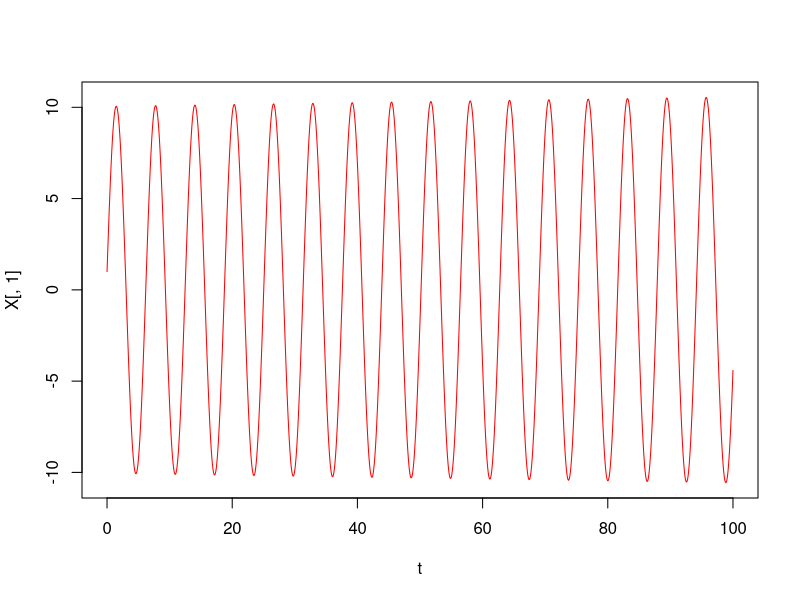
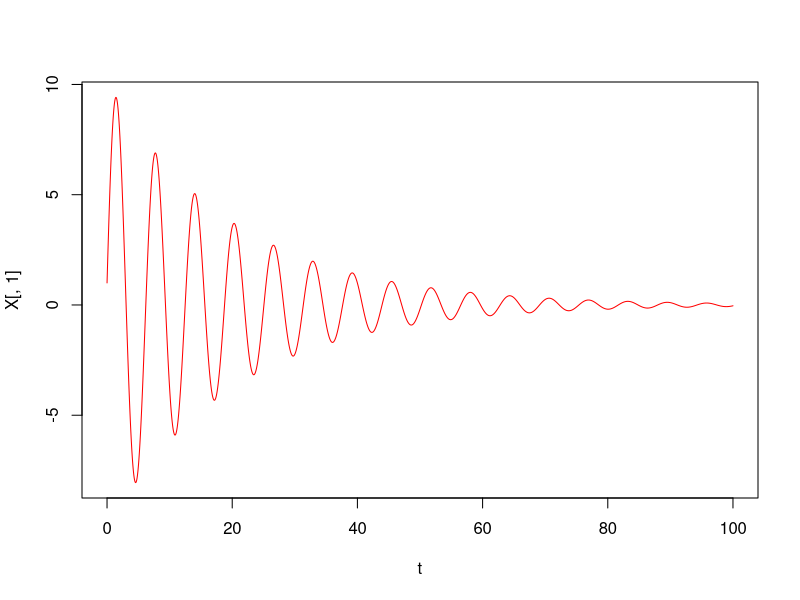
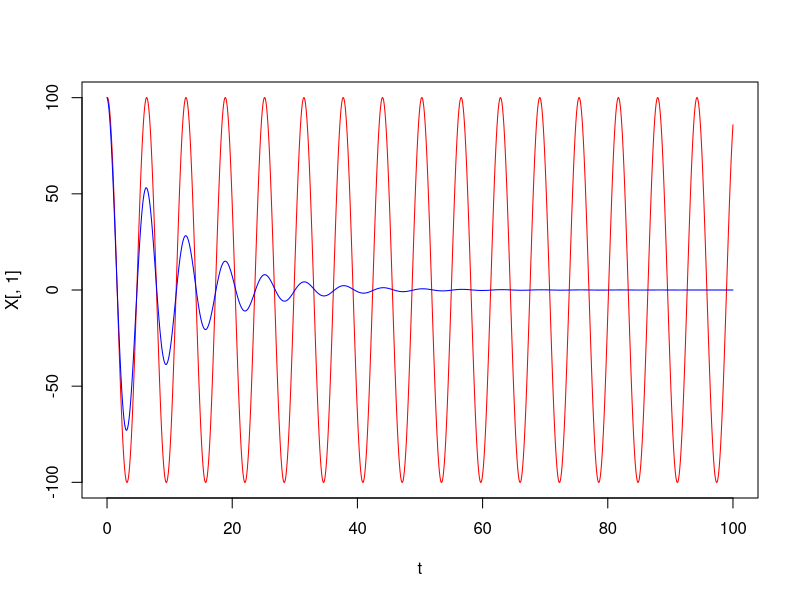
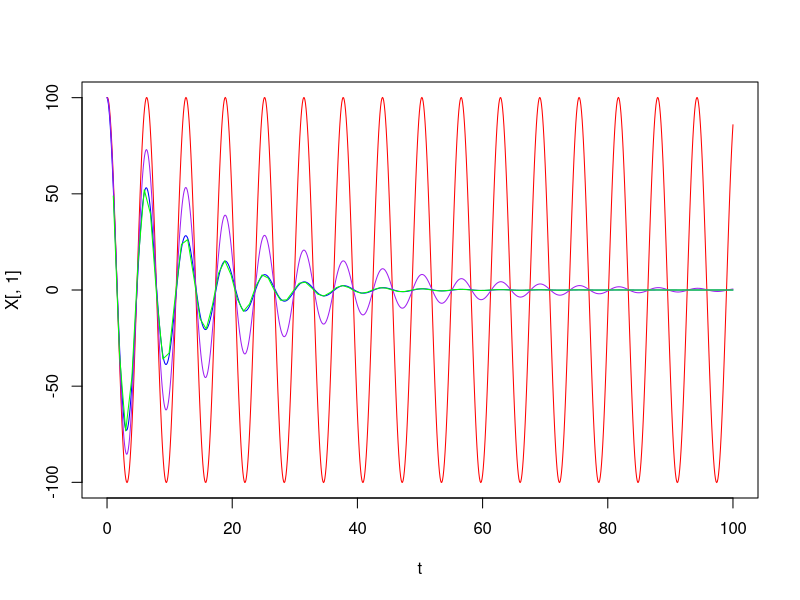

Write the R code that produced these figures, in order.
# Pružinka
# Aproximace chování natahovací pružiny.
# V takovém případě pružina kmitá sem a tam,
# přičemž její pohyb lze popsat pomocí diferenciální rovnice, která zahrnuje výchylku 
# x a rychlost v.

# Kmitání
# https://cs.wikipedia.org/wiki/Kmit%C3%A1n%C3%AD

f <- function(t, X) {
  # X <- c(X[1], X[2]) <- c(x, v)
  return(c(X[2], -X[1]))
}
euler <- function(x, y, f, h) {
  return(y+h*f(x,y))
}

tMax <- 100
n <- 100000
h <- tMax / n
t <- seq(0, tMax, h)
n <- n + 1

# Matice, kde sloupce jsou proměnné x,v a řádky jednotlivé časy
X <- matrix(0, nrow = n, ncol = 2)
X[1, 1] <- 1 # výchylka
X[1, 2] <- 10 # rychlost
for(i in 2:n) {
  X[i,] <- euler(t, X[i-1,], f, h)
}
plot(t, X[,1], col='red', type='line')


# Tlumené kmitání
# Představa: exponenciála tlumí sinus funkci
# https://cs.wikipedia.org/wiki/Tlumen%C3%A9_kmit%C3%A1n%C3%AD

f <- function(t, X) {
  # X <- c(X[1], X[2]) <- c(x, v)
  return(c(X[2], -X[1]-0.1*X[2])) # Změna v kódu zde
}
euler <- function(x, y, f, h) {
  return(y+h*f(x,y))
}

tMax <- 100
n <- 100000
h <- tMax / n
t <- seq(0, tMax, h)
n <- n + 1

# Matice, kde sloupce jsou proměnné x,v a řádky jednotlivé časy
X <- matrix(0, nrow = n, ncol = 2)
X[1, 1] <- 1 # výchylka
X[1, 2] <- 10 # rychlost
for(i in 2:n) {
  X[i,] <- euler(t, X[i-1,], f, h)
}
plot(t, X[,1], col='red', type='line')





f <- function(t, X) {
  # X <- c(X[1], X[2]) <- c(x, v)
  return(c(X[2], -X[1]-0.1*X[2])) # Změna v kódu zde
}
euler <- function(x, y, f, h) {
  return(y+h*f(x,y))
}
RK2 <- function(x, y, f, h) { # Metoda Runge-Kutta (druhého řádu)
  hhalf <- 0.5 * h
  return(y+h*f(x,y+h*f(x+hhalf,y++hhalf*f(x,y))))
}

tMax <- 100
n <- 1000
h <- tMax / n
t <- seq(0, tMax, h)
n <- n + 1

X <- matrix(0, nrow = n, ncol = 2)
X[1, 1] <- 100 # výchylka
X[1, 2] <- 0 # rychlost
for(i in 2:n) {
  X[i,] <- euler(t, X[i-1,], f, h)
}
plot(t, X[,1], col='red', type='line')

XRK2 <- X
for(i in 2:n) {
  XRK2[i,] <- RK2(t, XRK2[i-1,], f, h)
}
lines(t, XRK2[,1], col='blue', type='line') # Modrý řešič je lepší







f <- function(t, X) {
  # X <- c(X[1], X[2]) <- c(x, v)
  return(c(X[2], -X[1]-0.1*X[2])) # Změna v kódu zde
}
euler <- function(x, y, f, h) {
  return(y+h*f(x,y))
}
RK4 <- function(x, y, f, h) { # Metoda Runge-Kutta (čtvrtého řádu)
  hhalf <- 0.5 * h
  k1 <- f(x,y)
  k2 <- f(x+hhalf, y+hhalf*k1)
  k3 <- f(x+hhalf, y+hhalf*k2)
  k4 <- f(x+h, y+h*k3)
  return(y+h*(k1+2*(k2+k3)+k4)/6)
}

tMax <- 100
n <- 1000
h <- tMax / n
t <- seq(0, tMax, h)
n <- n + 1

X <- matrix(0, nrow = n, ncol = 2)
X[1, 1] <- 100 # výchylka
X[1, 2] <- 0 # rychlost
for(i in 2:n) {
  X[i,] <- euler(t, X[i-1,], f, h)
}
plot(t, X[,1], col='red', type='line')

XRK2 <- X
for(i in 2:n) {
  XRK2[i,] <- RK2(t, XRK2[i-1,], f, h)
}
lines(t, XRK2[,1], col='blue', type='line') # Modrý řešič je lepší


XRK4 <- X
for(i in 2:n) {
  XRK4[i,] <- RK4(t, XRK4[i-1,], f, h)
}
lines(t, XRK4[,1], col='purple', type='line') # Fialový by měl být ještě lepší(?)

# Analytické řešení??????
plot(function(x) 100*exp(-0.1*x)*cos(x), X[,1], col='green', type='line', add=TRUE)